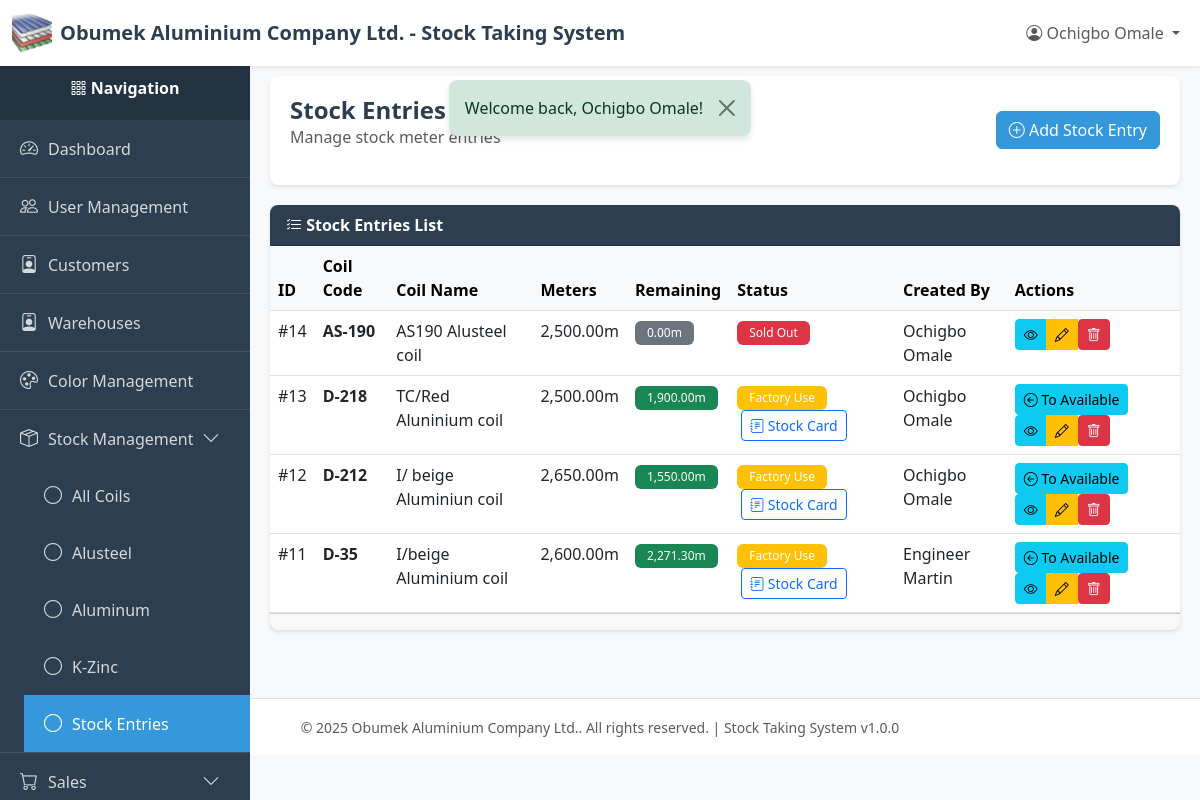
Before: /index.php?page=stock_entries (signed in) with the older database file.
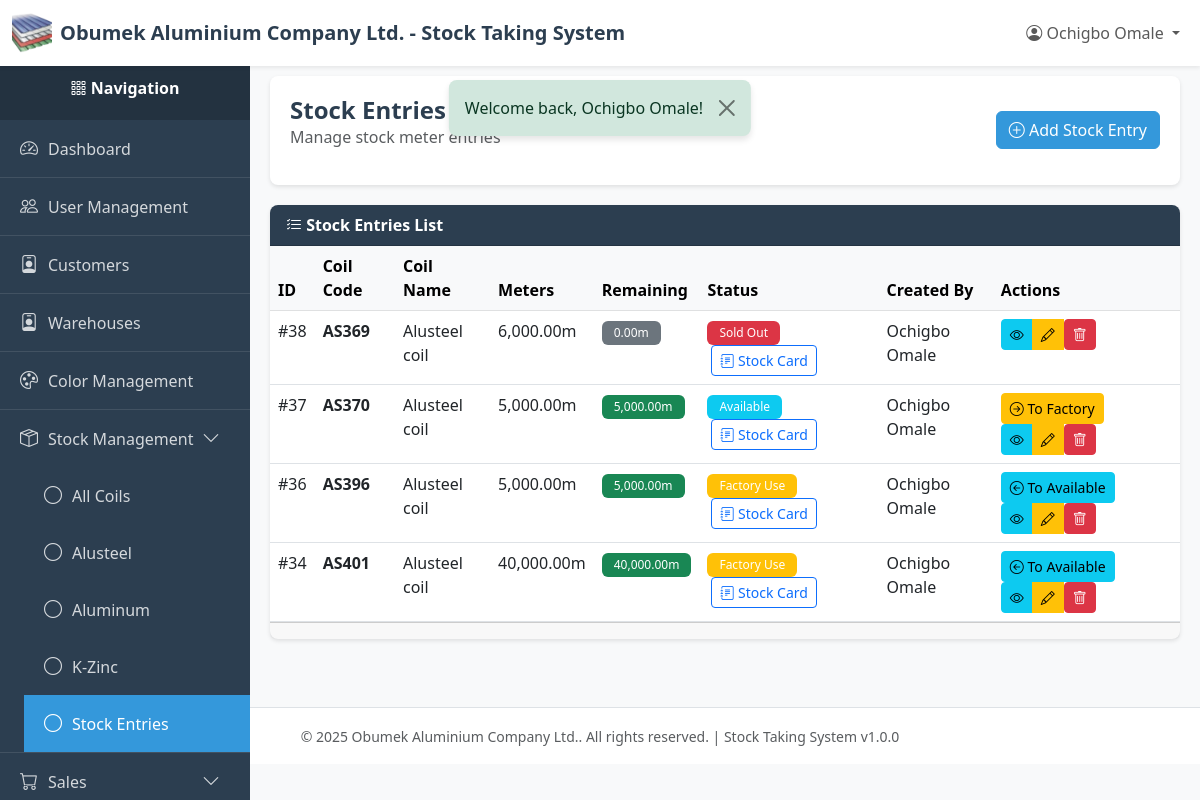
After: the same page with the newer database file.
### tables this page shows
CREATE TABLE `stock_entries` (
  `id` int(11) NOT NULL,
  `coil_id` int(11) NOT NULL,
  `meters` decimal(10,2) NOT NULL,
  `meters_remaining` decimal(10,2) NOT NULL,
  `meters_used` decimal(10,2) DEFAULT 0.00,
  `status` enum('available','factory_use','sold') NOT NULL DEFAULT 'available' COMMENT 'Stock entry status: available for direct sale or factory use',
  `created_by` int(11) NOT NULL,
  `created_at` timestamp NOT NULL DEFAULT current_timestamp(),
  `updated_at` timestamp NULL DEFAULT NULL ON UPDATE current_timestamp(),
  `deleted_at` timestamp NULL DEFAULT NULL
);

CREATE TABLE `coils` (
  `id` int(11) NOT NULL,
  `code` varchar(100) NOT NULL,
  `name` varchar(255) NOT NULL,
  `color` varchar(50) NOT NULL,
  `color_id` int(11) DEFAULT NULL,
  `net_weight` decimal(10,2) NOT NULL,
  `meters` decimal(10,2) DEFAULT NULL COMMENT 'Approximate meters per coil (informational only)',
  `gauge` varchar(50) DEFAULT NULL COMMENT 'Material gauge/thickness (e.g., 0.45mm, 0.50mm)',
  `category` varchar(50) NOT NULL,
  `status` varchar(50) NOT NULL DEFAULT 'available',
  `created_by` int(11) NOT NULL,
  `created_at` timestamp NOT NULL DEFAULT current_timestamp(),
  `updated_at` timestamp NULL DEFAULT NULL ON UPDATE current_timestamp(),
  `deleted_at` timestamp NULL DEFAULT NULL
);

CREATE TABLE `users` (
  `id` int(11) NOT NULL,
  `email` varchar(255) NOT NULL,
  `password` varchar(255) NOT NULL,
  `name` varchar(255) NOT NULL,
  `role` varchar(50) NOT NULL DEFAULT 'viewer',
  `created_at` timestamp NOT NULL DEFAULT current_timestamp(),
  `updated_at` timestamp NULL DEFAULT NULL ON UPDATE current_timestamp(),
  `deleted_at` timestamp NULL DEFAULT NULL
);

### index.php (called while the page is built, shortened)
<?php
require_once __DIR__ . '/utils/auth_middleware.php';
require_once __DIR__ . '/controllers/routes.php';

### config/db.php (called while the page is built, shortened)
<?php
class Database {
    private static $instance = null;
    private $connection;
    private $host = 'localhost';
    private $db_name = 'obumuvcg_stockdb';
    private $username = 'root';
    private $password = '';
    private $charset = 'utf8mb4';
    private function __construct() {
        try {
            $dsn = "mysql:host={$this->host};dbname={$this->db_name};charset={$this->charset}";
            $options = [
                PDO::ATTR_ERRMODE            => PDO::ERRMODE_EXCEPTION,
                PDO::ATTR_DEFAULT_FETCH_MODE => PDO::FETCH_ASSOC,
                PDO::ATTR_EMULATE_PREPARES   => false,
            ];
            $this->connection = new PDO($dsn, $this->username, $this->password, $options);
        } catch (PDOException $e) {
            error_log("Database Connection Error: " . $e->getMessage());
            die("Database connection failed. Please contact the administrator.");
        }
    }
    public static function getInstance() {
        if (self::$instance === null) {
            self::$instance = new self();
        }
        return self::$instance;
    }
    public function getConnection() {
        return $this->connection;
    }
}

### models/stock_entry.php (called while the page is built, shortened)
<?php
require_once __DIR__ . '/../config/db.php';
class StockEntry
{
    private $db;
    private $table = 'stock_entries';
    public function __construct()
    {
        $this->db = Database::getInstance()->getConnection();
    }
    public function getAll($limit = RECORDS_PER_PAGE, $offset = 0)
    {
        try {
            $sql = "SELECT se.*, c.code as coil_code, c.name as coil_name, c.status as coil_status, u.name as created_by_name
                    FROM {$this->table} se
                    LEFT JOIN coils c ON se.coil_id = c.id
                    LEFT JOIN users u ON se.created_by = u.id
                    WHERE se.deleted_at IS NULL
                    ORDER BY se.created_at DESC
                    LIMIT :limit OFFSET :offset";
            $stmt = $this->db->prepare($sql);
            $stmt->bindValue(':limit', $limit, PDO::PARAM_INT);
            $stmt->bindValue(':offset', $offset, PDO::PARAM_INT);
            $stmt->execute();
            return $stmt->fetchAll();
        } catch (PDOException $e) {
            error_log('Stock entry fetch error: ' . $e->getMessage());
            return [];
        }
    }
}

### utils/auth_middleware.php (called while the page is built, shortened)
<?php
function hasPermission($module, $action = ACTION_VIEW) {
    if (isset($_SESSION['user_role']) && $_SESSION['user_role'] === ROLE_SUPER_ADMIN) {
        return true;
    }
    $permissions = $_SESSION['permissions'];
    return in_array($action, $permissions[$module]);
}

### views/stock/entries/index.php (the view, shortened to what the changed rows need)
<?php
require_once __DIR__ . '/../../../config/db.php';
require_once __DIR__ . '/../../../models/stock_entry.php';
$currentPage = isset($_GET['page_num']) ? (int) $_GET['page_num'] : 1;
$coilId = isset($_GET['coil_id']) ? (int) $_GET['coil_id'] : null;
$stockEntryModel = new StockEntry();
if ($coilId) {
    $entries = $stockEntryModel->getByCoil(
        $coilId,
        RECORDS_PER_PAGE,
        ($currentPage - 1) * RECORDS_PER_PAGE,
    );
    $totalEntries = count($stockEntryModel->getByCoil($coilId, 10000, 0));
} else {
    $entries = $stockEntryModel->getAll(RECORDS_PER_PAGE, ($currentPage - 1) * RECORDS_PER_PAGE);
}
$db = Database::getInstance()->getConnection();
require_once __DIR__ . '/../../../layout/header.php';
?>
<div class="content-wrapper">
    <div class="page-header">
        <div class="d-flex justify-content-between align-items-center">
            <div>
                <h1 class="page-title">Stock Entries</h1>
            </div>
        </div>
    </div>
    <div class="card">
        <div class="card-body p-0">
            <?php if (empty($entries)): ?>
            <div class="alert alert-info m-3">
                <i class="bi bi-info-circle"></i> No stock entries found.
            </div>
            <?php
                else: ?>
            <div class="table-responsive">
                <table class="table table-hover mb-0">
                    <thead class="table-light">
                        <tr>
                            <th>ID</th>
                            <th>Coil Code</th>
                            <th>Coil Name</th>
                            <th>Meters</th>
                            <th>Remaining</th>
                            <th>Status</th>
                            <th>Created By</th>
                            <th>Actions</th>
                        </tr>
                    </thead>
                    <tbody>
                        <?php foreach ($entries as $entry): ?>
                        <?php
                        $displayStatus = $entry['status'] ?? 'available';
                        if ($entry['meters_remaining'] <= 0) {
                            $displayStatus = 'sold';
                        }
                        $statusBadge = 'bg-info';
                        $statusText = 'Available';
                        if ($displayStatus === 'sold') {
                            $statusBadge = 'bg-danger';
                            $statusText = 'Sold Out';
                        } elseif ($displayStatus === 'factory_use') {
                            $statusBadge = 'bg-warning';
                            $statusText = 'Factory Use';
                        }
                        $checkLedgerSql =
                            'SELECT COUNT(*) as count FROM stock_ledger WHERE stock_entry_id = ?';
                        $checkStmt = $db->prepare($checkLedgerSql);
                        $checkStmt->execute([$entry['id']]);
                        $ledgerCheck = $checkStmt->fetch();
                        $hasLedger = $ledgerCheck['count'] > 0;
                        ?>
                        <tr>
                            <td>#<?php echo $entry['id']; ?></td>
                            <td><strong><?php echo !empty($entry['coil_code'])
                                ? htmlspecialchars($entry['coil_code'])
                                : 'N/A'; ?></strong></td>
                            <td><?php echo !empty($entry['coil_name'])
                                ? htmlspecialchars($entry['coil_name'])
                                : 'N/A'; ?></td>
                            <td><?php echo number_format($entry['meters'], 2); ?>m</td>
                            <td>
                                <span class="badge <?php echo $entry['meters_remaining'] > 0
                                    ? 'bg-success'
                                    : 'bg-secondary'; ?>">
                                    <?php echo number_format($entry['meters_remaining'], 2); ?>m
                                </span>
                            </td>
                            <td>
                                <span class="badge <?php echo $statusBadge; ?>">
                                    <?php echo $statusText; ?>
                                </span>
                                <?php if (
                                    $hasLedger &&
                                    hasPermission(MODULE_STOCK_MANAGEMENT, ACTION_VIEW)
                                ): ?>
                                <a href="/new-stock-system/index.php?page=stock_ledger&entry_id=<?php echo $entry[
                                    'id'
                                ]; ?>"
                                   class="btn btn-sm btn-outline-primary ms-1" title="View Stock Card for Entry #<?php echo $entry[
                                       'id'
                                   ]; ?>">
                                    <i class="bi bi-journal-text"></i> Stock Card
                                </a>
                                <?php endif; ?>
                            </td>
                            <td><?php echo htmlspecialchars($entry['created_by_name']); ?></td>
                            <td>
                                <?php if (
                                    hasPermission(MODULE_STOCK_MANAGEMENT, ACTION_EDIT) &&
                                    $entry['meters_remaining'] > 0
                                ): ?>
                                <form method="POST" action="/new-stock-system/controllers/stock_entries/toggle_status/index.php" style="display: inline;">
                                    <button type="submit" class="btn btn-sm btn-<?php echo ($entry[
                                        'status'
                                    ] ??
                                        'available') ===
                                    'available'
                                        ? 'warning'
                                        : 'info'; ?>"
                                            title="<?php echo ($entry['status'] ?? 'available') ===
                                            'available'
                                                ? 'Move to Factory Use'
                                                : 'Move to Available'; ?>">
                                        <i class="bi bi-arrow-<?php echo ($entry['status'] ??
                                            'available') ===
                                        'available'
                                            ? 'right'
                                            : 'left'; ?>-circle"></i>
                                        <?php echo ($entry['status'] ?? 'available') === 'available'
                                            ? 'To Factory'
                                            : 'To Available'; ?>
                                    </button>
                                </form>
                                <?php endif; ?>
                                <?php
                                $id = $entry['id'];
                                $canView = hasPermission(MODULE_STOCK_MANAGEMENT, ACTION_VIEW);
                                $canEdit = hasPermission(MODULE_STOCK_MANAGEMENT, ACTION_EDIT);
                                $canDelete = hasPermission(MODULE_STOCK_MANAGEMENT, ACTION_DELETE);
                                include __DIR__ . '/../../../layout/quick_action_buttons.php';
                                ?>
                            </td>
                        </tr>
                        <?php endforeach; ?>
                    </tbody>
                </table>
            </div>
            <?php endif; ?>
        </div>
    </div>
</div>
<?php require_once __DIR__ . '/../../../layout/footer.php'; ?>

### layout/quick_action_buttons.php (shortened to what the changed rows need)
<?php
$id = $id ?? 0;
$module = $module ?? '';
$canView = $canView ?? true;
$canEdit = $canEdit ?? true;
$canDelete = $canDelete ?? true;
?>
<div class="btn-group btn-group-sm" role="group">
    <?php if ($canView): ?>
    <a href="/new-stock-system/index.php?page=<?php echo $module; ?>_view&id=<?php echo $id; ?>"
       class="btn btn-info btn-sm"
       title="View Details">
        <i class="bi bi-eye"></i>
    </a>
    <?php endif; ?>
    <?php if ($canEdit): ?>
    <a href="/new-stock-system/index.php?page=<?php echo $module; ?>_edit&id=<?php echo $id; ?>"
       class="btn btn-warning btn-sm"
       title="Edit">
        <i class="bi bi-pencil"></i>
    </a>
    <?php endif; ?>
    <?php if ($canDelete): ?>
    <form method="POST"
          action="/new-stock-system/controllers/<?php echo $module; ?>/delete/index.php"
          style="display: inline;"
          onsubmit="return confirmDelete();">
        <button type="submit" class="btn btn-danger btn-sm" title="Delete">
            <i class="bi bi-trash"></i>
        </button>
    </form>
    <?php endif; ?>
</div>

Changed rows visible on the page:
no longer on this page (row edited): stock_entries: id "14", coil.code "AS-190", coil.name "AS190 Alusteel coil", meters "2,500.00", meters_remaining "0.00", meters_remaining "Sold Out", created_by.name "Ochigbo Omale"
no longer on this page (row edited): stock_entries: id "13", coil.code "D-218", coil.name "TC/Red Aluninium coil", meters "2,500.00", meters_remaining "1,900.00", status "Factory Use", created_by.name "Ochigbo Omale", shows "To Available"
no longer on this page (row edited): stock_entries: id "12", coil.code "D-212", coil.name "I/ beige Aluminiun coil", meters "2,650.00", meters_remaining "1,550.00", status "Factory Use", created_by.name "Ochigbo Omale", shows "To Available"
no longer on this page (row edited): stock_entries: id "11", coil.code "D-35", coil.name "I/beige Aluminium coil", meters "2,600.00", meters_remaining "2,271.30", status "Factory Use", created_by.name "Engineer Martin", shows "To Available"
added stock_entries: id "38", coil.code "AS369", coil.name "Alusteel coil", meters "6,000.00", meters_remaining "0.00", meters_remaining "Sold Out", created_by.name "Ochigbo Omale"
added stock_entries: id "37", coil.code "AS370", coil.name "Alusteel coil", meters "5,000.00", meters_remaining "5,000.00", statusText "Available", created_by.name "Ochigbo Omale", status "To Factory"
added stock_entries: id "36", coil.code "AS396", coil.name "Alusteel coil", meters "5,000.00", meters_remaining "5,000.00", status "Factory Use", created_by.name "Ochigbo Omale", shows "To Available"
added stock_entries: id "34", coil.code "AS401", coil.name "Alusteel coil", meters "40,000.00", meters_remaining "40,000.00", status "Factory Use", created_by.name "Ochigbo Omale", shows "To Available"
